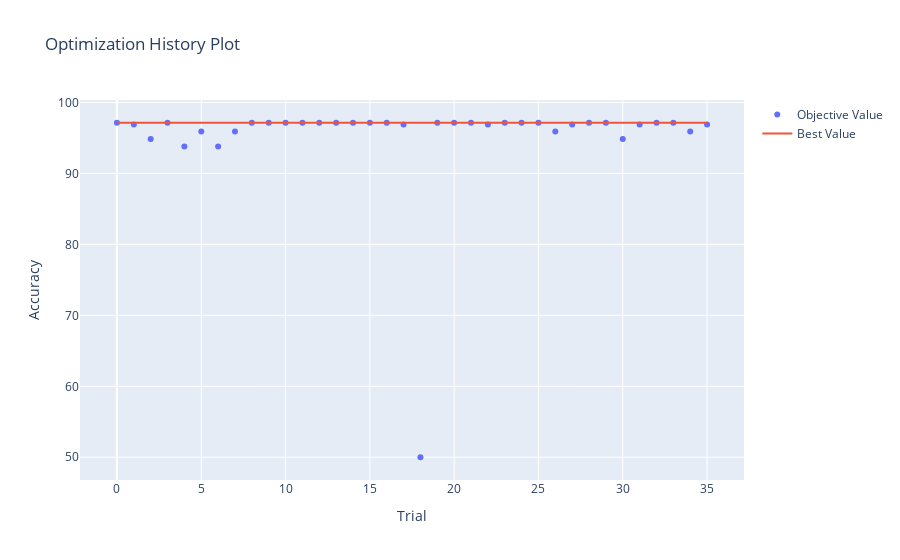

Notebook code cell kept with this figure:
### Code cell
import plotly

fig = optuna.visualization.plot_optimization_history(study)
fig.update_layout(xaxis_title='Trial', yaxis_title='Accuracy')
fig.show()

### Figure 1 — Plotly figure (JSON) as saved in the notebook; plotly's stock layout.template omitted (floating-point values rounded to 4 significant figures)
{"data": [{"mode": "markers", "name": "Objective Value", "type": "scatter", "x": [0, 1, 2, 3, 4, 5, 6, 7, 8, 9, 10, 11, 12, 13, 14, 15, 16, 17, 18, 19, 20, 21, 22, 23, 24, 25, 26, 27, 28, 29, 30, 31, 32, 33, 34, 35], "y": [97.15, 96.9, 94.85, 97.15, 93.8, 95.9, 93.8, 95.9, 97.15, 97.15, 97.15, 97.15, 97.15, 97.15, 97.15, 97.15, 97.15, 96.9, 50, 97.15, 97.15, 97.15, 96.9, 97.15, 97.15, 97.15, 95.9, 96.9, 97.15, 97.15, 94.85, 96.9, 97.15, 97.15, 95.9, 96.9]}, {"mode": "lines", "name": "Best Value", "type": "scatter", "x": [0, 1, 2, 3, 4, 5, 6, 7, 8, 9, 10, 11, 12, 13, 14, 15, 16, 17, 18, 19, 20, 21, 22, 23, 24, 25, 26, 27, 28, 29, 30, 31, 32, 33, 34, 35], "y": [97.15, 97.15, 97.15, 97.15, 97.15, 97.15, 97.15, 97.15, 97.15, 97.15, 97.15, 97.15, 97.15, 97.15, 97.15, 97.15, 97.15, 97.15, 97.15, 97.15, 97.15, 97.15, 97.15, 97.15, 97.15, 97.15, 97.15, 97.15, 97.15, 97.15, 97.15, 97.15, 97.15, 97.15, 97.15, 97.15]}, {"marker": {"color": "#cccccc"}, "mode": "markers", "name": "Infeasible Trial", "showlegend": false, "type": "scatter", "x": [], "y": []}], "layout": {"title": {"text": "Optimization History Plot"}, "xaxis": {"title": {"text": "Trial"}}, "yaxis": {"title": {"text": "Accuracy"}}}}
